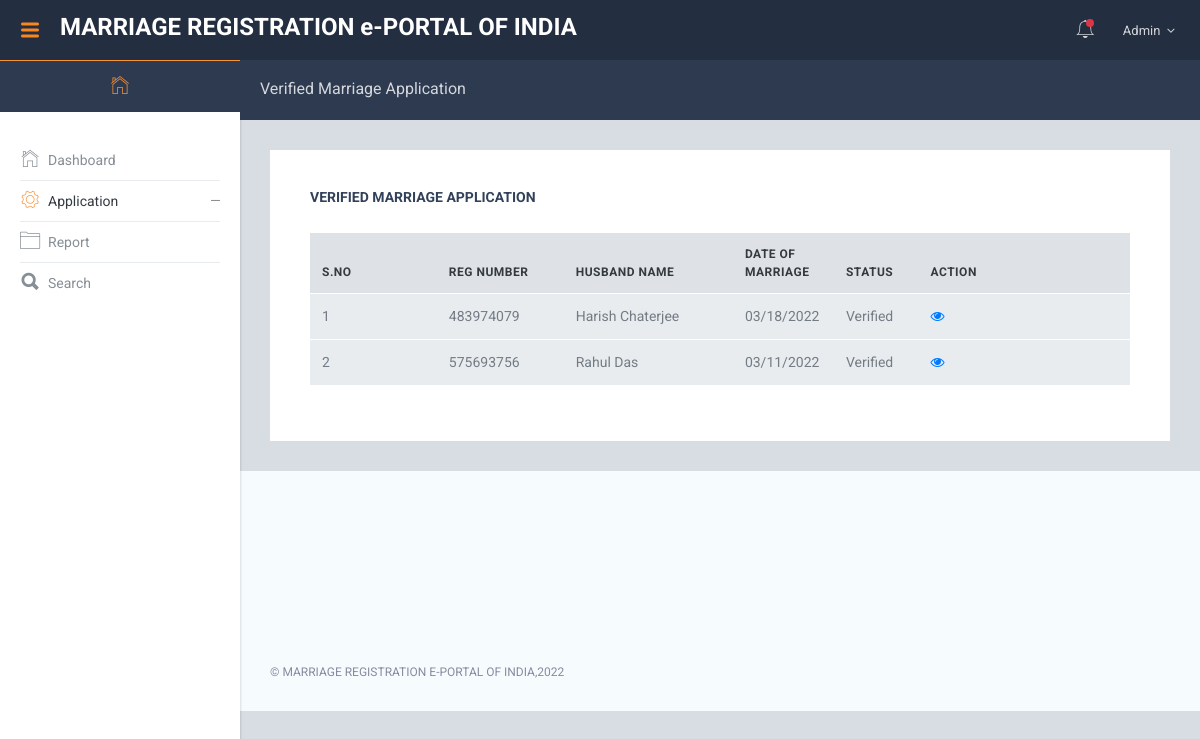
/omrs/admin/verified-marriage-application.php (signed in), run on the app's committed database.
### tables this page shows
CREATE TABLE `tblregistration` (
  `ID` int(10) NOT NULL,
  `RegistrationNumber` varchar(100) DEFAULT NULL,
  `UserID` int(10) DEFAULT NULL,
  `DateofMarriage` varchar(200) NOT NULL,
  `HusbandName` varchar(200) DEFAULT NULL,
  `HusImage` varchar(200) NOT NULL,
  `HusbandReligion` varchar(50) DEFAULT NULL,
  `Husbanddob` varchar(200) DEFAULT NULL,
  `HusbandSBM` varchar(50) DEFAULT NULL,
  `HusbandAdd` mediumtext DEFAULT NULL,
  `HusbandZipcode` int(10) DEFAULT NULL,
  `HusbandState` varchar(200) DEFAULT NULL,
  `HusbandAdharno` varchar(200) DEFAULT NULL,
  `WifeName` varchar(200) DEFAULT NULL,
  `WifeImage` varchar(200) NOT NULL,
  `WifeReligion` varchar(200) DEFAULT NULL,
  `Wifedob` varchar(200) DEFAULT NULL,
  `WifeSBM` varchar(50) DEFAULT NULL,
  `WifeAdd` mediumtext DEFAULT NULL,
  `WifeZipcode` int(10) DEFAULT NULL,
  `WifeState` varchar(200) DEFAULT NULL,
  `WifeAdharNo` varchar(200) DEFAULT NULL,
  `WitnessNamefirst` varchar(200) DEFAULT NULL,
  `WitnessAddressFirst` mediumtext DEFAULT NULL,
  `WitnessNamesec` varchar(200) DEFAULT NULL,
  `WitnessAddresssec` mediumtext DEFAULT NULL,
  `WitnessNamethird` varchar(200) DEFAULT NULL,
  `WitnessAddressthird` mediumtext DEFAULT NULL,
  `RegDate` timestamp NOT NULL DEFAULT current_timestamp() ON UPDATE current_timestamp(),
  `Status` varchar(100) DEFAULT NULL,
  `Remark` varchar(120) DEFAULT NULL,
  `UpdationDate` timestamp NULL DEFAULT NULL ON UPDATE current_timestamp()
);

### omrs/admin/verified-marriage-application.php (the view, shortened to what this page needs)
<?php
include('includes/dbconnection.php');
if (strlen($_SESSION['omrsaid']==0)) {
  header('location:logout.php');
  } else{
  ?>
<!DOCTYPE html>
<html lang="en">
  <head>
    <link href="lib/font-awesome/css/font-awesome.css" rel="stylesheet">
    <link href="lib/Ionicons/css/ionicons.css" rel="stylesheet">
    <link href="lib/perfect-scrollbar/css/perfect-scrollbar.css" rel="stylesheet">
    <link href="lib/jquery-toggles/toggles-full.css" rel="stylesheet">
    <link href="lib/highlightjs/github.css" rel="stylesheet">
    <link href="lib/datatables/jquery.dataTables.css" rel="stylesheet">
    <link href="lib/select2/css/select2.min.css" rel="stylesheet">
    <link rel="stylesheet" href="css/amanda.css">
  </head>
  <body>
<?php include_once('includes/header.php');
include_once('includes/sidebar.php');
 ?>
    <div class="am-pagetitle">
      <h5 class="am-title">Verified Marriage Application</h5>
    </div>
    <div class="am-mainpanel">
      <div class="am-pagebody">
        <div class="card pd-20 pd-sm-40">
          <h6 class="card-body-title">Verified Marriage Application</h6>
          <div class="table-wrapper" style="padding-top: 20px">
            <table id="datatable1" class="table display responsive nowrap">
              <thead>
                <tr>
                  <th class="wd-15p">S.No</th>
                  <th class="wd-15p">Reg Number</th>
                  <th class="wd-20p">Husband Name</th>
                  <th class="wd-10p">Date of Marriage</th>
                  <th class="wd-10p">Status</th>
                  <th class="wd-25p">Action</th>
                </tr>
              </thead>
              <tbody>
                <?php
$sql="SELECT * from tblregistration where Status='Verified'";
$query = $dbh -> prepare($sql);
$query->execute();
$results=$query->fetchAll(PDO::FETCH_OBJ);
$cnt=1;
if($query->rowCount() > 0)
{
foreach($results as $row)
{               ?>
                <tr>
                  <td><?php echo htmlentities($cnt);?></td>
                  <td><?php  echo htmlentities($row->RegistrationNumber);?></td>
                  <td><?php  echo htmlentities($row->HusbandName);?></td>
                  <td><?php  echo htmlentities($row->DateofMarriage);?></td>
                <?php if($row->Status==""){ ?>
                     <td><?php echo "Still Pending"; ?></td>
<?php } else { ?>                  <td><?php  echo htmlentities($row->Status);?>
                  </td>
                  <?php } ?>
                  <td><a href="view-marriage-application-detail.php?viewid=<?php echo htmlentities ($row->ID);?>"><i class="fa fa-eye" aria-hidden="true"></i></a></td>
                </tr>
              <?php $cnt=$cnt+1;}} ?>
              </tbody>
            </table>
          </div>
        </div>
      </div>
     <?php include_once('includes/footer.php');?>
    </div>
  </body>
</html>
<?php }  ?>

### omrs/admin/includes/header.php (shortened to what this page needs)
 <div class="am-header">
      <div class="am-header-left">
        <a id="naviconLeft" href="" class="am-navicon d-none d-lg-flex"><i class="icon ion-navicon-round"></i></a>
        <a href="../index.php" class="am-logo">MARRIAGE REGISTRATION e-PORTAL OF INDIA</a>
      </div>
      <div class="am-header-right">
        <div class="dropdown dropdown-notification">
          <a href="" class="nav-link pd-x-7 pos-relative" data-toggle="dropdown">
            <i class="icon ion-ios-bell-outline tx-24"></i>
            <span class="square-8 bg-danger pos-absolute t-15 r-0 rounded-circle"></span>
          </a>
        </div>
        <div class="dropdown dropdown-profile">
          <a href="" class="nav-link nav-link-profile" data-toggle="dropdown">
            <?php
$aid=$_SESSION['omrsaid'];
$sql="SELECT AdminName,Email from  tbladmin where ID=:aid";
$query = $dbh -> prepare($sql);
$query->bindParam(':aid',$aid,PDO::PARAM_STR);
$query->execute();
$results=$query->fetchAll(PDO::FETCH_OBJ);
$cnt=1;
if($query->rowCount() > 0)
{
foreach($results as $row)
{               ?>
            <span class="logged-name"><span class="hidden-xs-down"><?php  echo $row->AdminName;?></span> <i class="fa fa-angle-down mg-l-3"></i></span><?php $cnt=$cnt+1;}} ?>
          </a>
        </div>
      </div>
    </div>

### data on the page
tblregistration: RegistrationNumber "483974079", HusbandName "Harish Chaterjee", DateofMarriage "03/18/2022", Status "Verified"
tblregistration: RegistrationNumber "575693756", HusbandName "Rahul Das", DateofMarriage "03/11/2022", Status "Verified"

### other printed values
$row->AdminName "Admin"
